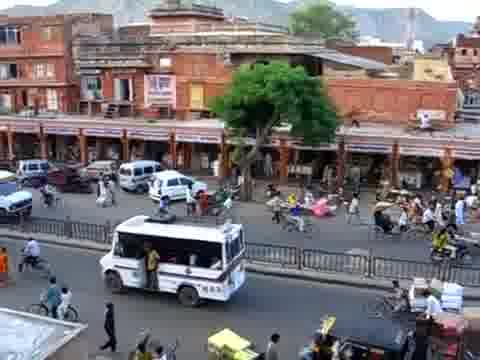
#> input picture mp5/images/input/frames/f0450.jpg, 480 x 360 px
$ jupyter execute --allow-errors Project_5_starter.ipynb   (shell and % lines are left out)
#> lines starting #> are read from the running program, lines starting #| are printed output that depends on the picture
Project #5: Video Stitching and Processing

## CS445: Computational Photography - Spring 2020

### Setup

[cell 1]
from google.colab import drive
drive.mount('/content/drive')

[cell 2]
# modify to where you store your project data including utils
datadir = ""

utilfn = datadir + "utils.py"
imagesfn = datadir + "images"

[cell 3]
# downgrade OpenCV a bit to use SIFT

import ffmpeg
import cv2
import numpy as np
import os
from numpy.linalg import svd, inv
import utils
from matplotlib import pyplot as plt
import glob

### Part I: Stitch two key frames

#### This involves:
1. compute homography H between two frames;
2. project each frame onto the same surface;
3. blend the surfaces.

Check that your homography is correct by plotting four points that form a square in frame 270 and their projections in each image.

[cell 4]
# [12 lines left out: function score_projection, not called in this run]


def auto_homography(Ia, Ib, homography_func=None, normalization_func=None):
    '''
    Computes a homography that maps points from Ia to Ib

    Input: Ia and Ib are images
    Output: H is the homography

    '''
    if Ia.dtype == 'float32' and Ib.dtype == 'float32':
        Ia = (Ia*255).astype(np.uint8)
        Ib = (Ib*255).astype(np.uint8)

    Ia_gray = cv2.cvtColor(Ia, cv2.COLOR_BGR2GRAY)
    Ib_gray = cv2.cvtColor(Ib, cv2.COLOR_BGR2GRAY)

    # Initiate SIFT detector
    sift = cv2.xfeatures2d.SIFT_create()

    # find the keypoints and descriptors with SIFT
    kp_a, des_a = sift.detectAndCompute(Ia_gray, None)
    kp_b, des_b = sift.detectAndCompute(Ib_gray, None)

    # BFMatcher with default params
    bf = cv2.BFMatcher()
    matches = bf.knnMatch(des_a, des_b, k=2)

    # Apply ratio test
    good = []
    for m, n in matches:
        if m.distance < 0.75*n.distance:
            good.append(m)

    numMatches = int(len(good))
    matches = good

    # Xa and Xb are 3xN matrices that contain homogeneous coordinates for the N
    # matching points for each image
    Xa = np.ones((3, numMatches))
    Xb = np.ones((3, numMatches))

    for idx, match_i in enumerate(matches):
        Xa[:, idx][0:2] = kp_a[match_i.queryIdx].pt
        Xb[:, idx][0:2] = kp_b[match_i.trainIdx].pt

    ## RANSAC
    niter = 1000
    best_score = 0
    n_to_sample = 4  # minimum number of point correspondences needed to solve for a homography

    H = None
    in_idx = None

    for t in range(niter):
        # estimate homography
        subset = np.random.choice(numMatches, n_to_sample, replace=False)
        pts1 = Xa[:, subset]
        pts2 = Xb[:, subset]

        H_t = homography_func(pts1, pts2, normalization_func)

        # score homography
        Xb_ = np.dot(H_t, Xa)  # project points from first image to second using H

        score_t, inliers_t = score_projection(Xb[:2, :]/Xb[2, :], Xb_[:2, :]/Xb_[2, :])

        if score_t > best_score:
            best_score = score_t
            H = H_t
            in_idx = inliers_t

    print('best score: {:02f}'.format(best_score))

    # Re-estimate H using all inliers for a more accurate result
    if in_idx is not None and np.sum(in_idx) >= n_to_sample:
        H = homography_func(Xa[:, in_idx], Xb[:, in_idx], normalization_func)
        print('Re-estimated H using {:d} inliers'.format(int(np.sum(in_idx))))

    return H

[cell 5]
# [27 lines left out: function computeHomography, not called in this run]

[cell 6]
# images location
im1_path = './images/input/frames/f0270.jpg'
im2_path = './images/input/frames/f0450.jpg'

# Load images (OpenCV loads as BGR)
im1 = cv2.imread(im1_path)
im2 = cv2.imread(im2_path)
#> im2 is the input picture: shape (360, 480, 3); mean B, G, R 115.9, 113.5, 118.6

#> (the rest of this cell did not finish here and is left out)

[cell 7]
projectedWidth = 1600
projectedHeight = 500

# Translation matrix that shifts the reference frame (450) to roughly the center of the panorama
Tr = np.array([[1, 0, 660],
               [0, 1, 120],
               [0, 0,   1]], dtype=float)

# Project frame 450 (reference) to the panorama using only the translation
projIm2 = cv2.warpPerspective(im2, Tr, (projectedWidth, projectedHeight))
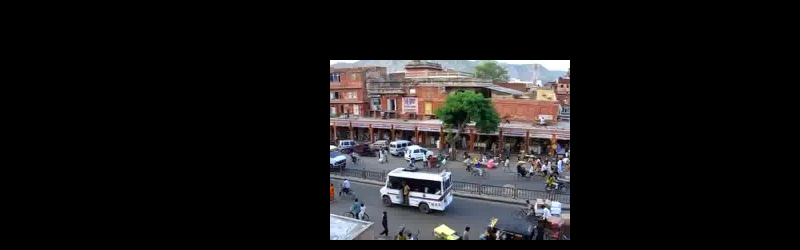
#> projIm2: shape (500, 1600, 3) (shown at 1/2 size); mean B, G, R 25, 24.5, 25.6

# Project frame 270 (source) to the panorama: first H maps im1->im2, then Tr shifts to panorama
#> (the rest of this cell did not finish here and is left out)

### Part II: Panorama using five key frames

Produce a panorama by mapping five key frames [90, 270, 450, 630, 810] onto the same reference frame 450.

[cell 8]
key_frame_nums = [90, 270, 450, 630, 810]  # 1-based frame numbers

# Load the five key frames
kf = {}
for num in key_frame_nums:
    kf[num] = cv2.imread('./images/input/frames/f{:04d}.jpg'.format(num))

# Compute direct homographies to the reference frame 450
# H_270_450 was already computed in Part 1 as H (im1=f270, im2=f450)
#> (the rest of this cell did not finish here and is left out)

### Part 3: Map the video to the reference plane

Project each frame onto the reference frame (using same size panorama) to create a video that shows the portion of the panorama revealed by each frame

[cell 9]
# read all the images
dir_frames = 'images/input/frames'
#> dir_frames = 'images/input/frames'
filenames = []
filesinfo = os.scandir(dir_frames)

filenames = [f.path for f in filesinfo if f.name.endswith(".jpg")]
#> filenames = ['images/input/frames/f0450.jpg', 'images/input/frames/f0026.jpg', 'images/input/frames/f0030.jpg', 'images/input/frames/f0022.jpg']
filenames.sort(key=lambda f: int(''.join(filter(str.isdigit, f))))

frameCount = len(filenames)
#> frameCount = 4
frameHeight, frameWidth, frameChannels = cv2.imread(filenames[0]).shape
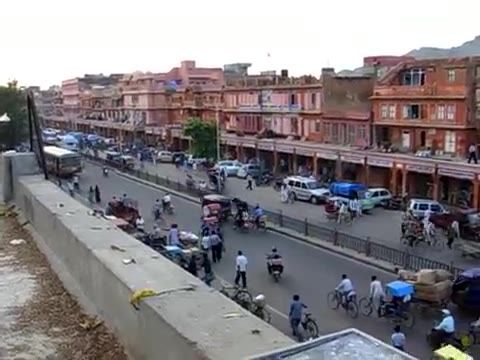
#> input picture mp5/images/input/frames/f0022.jpg, 480 x 360 px
#> frameHeight = 360; frameWidth = 480; frameChannels = 3
frames = np.zeros((frameCount, frameHeight, frameWidth, frameChannels),dtype='uint8')

for idx, file_i in enumerate(filenames):
  frames[idx] = cv2.imread(file_i)
